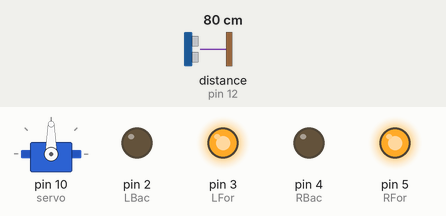
The sketch below on a simulated Arduino Uno, built with avr-gcc and run on an emulated ATmega328P. On the bench: servo, output pins drawn as LEDs (lit = HIGH). Inputs (shaded band) come from the test bench; at power-on: distance to the obstacle (sensor on pin 12) 80 cm. The echo pulse lasts 58.3 µs per cm.

Above: at 3.9 s.
4.0 s: distance to the obstacle (sensor on pin 12) set to 22 cm
5.5 s: distance to the obstacle (sensor on pin 12) set to 18 cm
At 7.1 s:
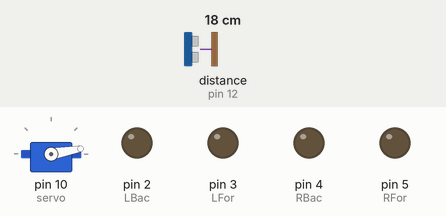
11.5 s: distance to the obstacle (sensor on pin 12) set to 35 cm
At 12.5 s:
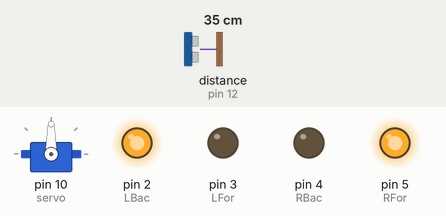
14.1 s: distance to the obstacle (sensor on pin 12) set to 2 cm
At 16.7 s:
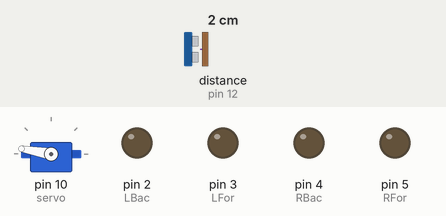
Timing chart, 0 to 18.1 s (numbered marks = the images above; inputs shaded):
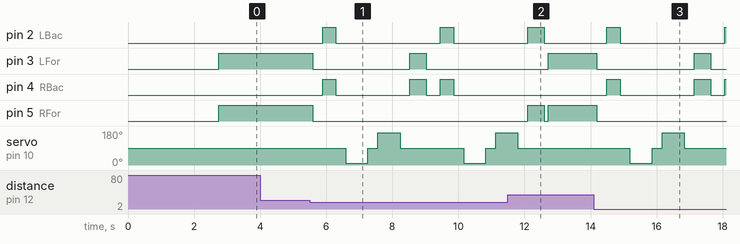

The sketch:

HC_SR04_Avoidance_Fix_Program.ino
```cpp
/*---------------Obstacle Avoidance Robot----------------*/
/*-----------Source Code by by Habib.m @Hab_mz-----------*/
/*---------Modified & Adapted by Habib.m @Hab_mz---------*/
/*-------------------------V1.0--------------------------*/
#include <NewPing.h>
#include <Servo.h>

#define trig 11
#define echo 12
#define maxi 200
NewPing sen(trig, echo, maxi);

int RFor = 5;
int RBac = 4;
int LFor = 3;
int LBac = 2;
int Jarak = 100;
boolean KeMaju = false;
Servo servo;

void setup() {
  pinMode(LFor, OUTPUT);
  pinMode(RFor, OUTPUT);
  pinMode(LBac, OUTPUT);
  pinMode(RBac, OUTPUT);

  servo.attach(10);
  servo.write(90); delay(2000);
  Jarak = Ping();delay(100);
  Jarak = Ping();delay(100);
  Jarak = Ping();delay(100);
  Jarak = Ping();delay(100);

}

void loop() {
  int Kan = 0;
  int Kir = 0;
  delay(50);

  if (Jarak <= 20){
    Stop();
    delay(300);
    Mundur();
    delay(400);
    Stop();
    delay(300);
    Kan = CekKan();
    delay(300);
    Kir = CekKir();
    delay(300);

    if (Jarak >= Kir){
      BelKan();
      Stop();
    }
    else{
      BelKir();
      Stop();
    }
  }
  else{
    Maju();
  }
    Jarak = Ping();
}

int CekKan(){
  servo.write(10);
  delay(500);
  int Jarak = Ping();
  delay(100);
  servo.write(90);
  return Jarak;
}

int CekKir(){
  servo.write(170);
  delay(500);
  int Jarak = Ping();
  delay(100);
  servo.write(90);
  return Jarak;
  delay(100);
}

int Ping(){
  delay(70);
  int cm = sen.ping_cm();
  if (cm==0){
    cm=250;
  }
  return cm;
}

void Stop(){

  digitalWrite(RFor, LOW);
  digitalWrite(LFor, LOW);
  digitalWrite(RBac, LOW);
  digitalWrite(LBac, LOW);
}

void Maju(){

  if(!KeMaju){

    KeMaju=true;

    digitalWrite(LFor, HIGH);
    digitalWrite(RFor, HIGH);

    digitalWrite(LBac, LOW);
    digitalWrite(RBac, LOW);
  }
}

void Mundur(){

  KeMaju=false;

    digitalWrite(LFor, LOW);
    digitalWrite(RFor, LOW);

    digitalWrite(LBac, HIGH);
    digitalWrite(RBac, HIGH);
}

void BelKan(){

  digitalWrite(LFor, HIGH);
  digitalWrite(RFor, LOW);

  digitalWrite(LBac, LOW);
  digitalWrite(RBac, HIGH);

  delay(500);

  digitalWrite(LFor, HIGH);
  digitalWrite(RFor, HIGH);

  digitalWrite(LBac, LOW);
  digitalWrite(RBac, LOW);
}

void BelKir(){

  digitalWrite(LFor, LOW);
  digitalWrite(RFor, HIGH);

  digitalWrite(LBac, HIGH);
  digitalWrite(RBac, LOW);

  delay(500);

  digitalWrite(LFor, HIGH);
  digitalWrite(RFor, HIGH);

  digitalWrite(LBac, LOW);
  digitalWrite(RBac, LOW);
}
/*---------------------@Hab_Mz-----------------------*/
```

Measured:
- the behaviour switches between 21 and 20 cm on distance to the obstacle (sensor on pin 12) (found by bisection; images 0 and 1)
- after the input at 4.0 s, every drawn part: stays the same
- after the input at 5.5 s, pin 2 (LBac): alternates HIGH for 0.40 s and LOW for 3.2 s, starting after 0.39 s; pin 3 (LFor): HIGH → LOW after 0.09 s, → HIGH 2.9 s later, → LOW 0.50 s later
- after the input at 11.5 s, pin 4 (RBac): stops changing and stays LOW; pin 5 (RFor): LOW → HIGH after 0.60 s, → LOW 0.50 s later, → HIGH 0.12 s later; servo on pin 10 (servo): goes on until 11.8 s, then stays 90°
- after the input at 14.1 s, pin 2 (LBac): LOW → HIGH after 0.39 s, → LOW 0.40 s later, → HIGH 3.2 s later; pin 3 (LFor): HIGH → LOW after 0.09 s, → HIGH 2.9 s later, → LOW 0.50 s later
